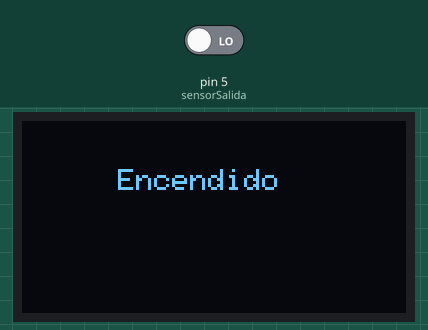
Simulated run of this sketch. Board: Arduino Uno, built with avr-gcc and run on an emulated ATmega328P. Parts: 128×64 one-colour display. The inputs (shaded band) are chosen by the test bench; at power-on: pin 5 (sensorSalida) LOW. What the sketch prints to the serial monitor is not drawn.

Above: at 0.1 s.
At 3.1 s:
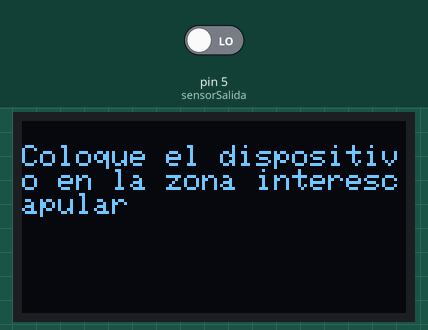
At 10.8 s:
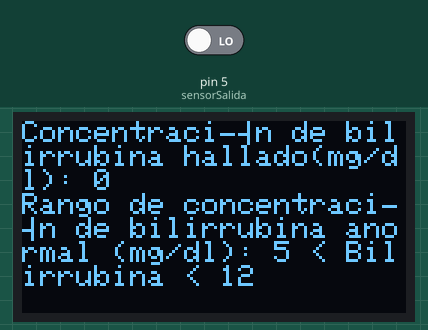
At 22.8 s:
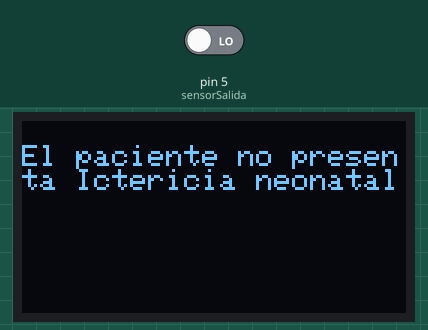

The sketch:

Codigo_final_SinSD.ino
```cpp
#include <SPI.h>
#include <Wire.h>
#include <Adafruit_GFX.h>
#include <Adafruit_SSD1306.h>

#define S0 9
#define S1 7
#define S2 2
#define S3 3
#define sensorSalida 5
int Rojo_Frec = 0;
int Verde_Frec = 0;
int Azul_Frec = 0;
int VALORSENSOR = 0;

Adafruit_SSD1306 display = Adafruit_SSD1306(128, 64, &Wire);
void setup() {
  display.begin(SSD1306_SWITCHCAPVCC, 0x3C);
  display.clearDisplay();
  display.setTextColor(SSD1306_WHITE);

  pinMode(S0, OUTPUT);
  pinMode(S1, OUTPUT);
  pinMode(S2, OUTPUT);
  pinMode(S3, OUTPUT);
  pinMode(sensorSalida, INPUT);

                           // Configura la escala de Frecuencia en 20%
  digitalWrite(S0,HIGH);
  digitalWrite(S1,LOW);

  Serial.begin(9600);

}
void loop(){


   display.clearDisplay();
   display.setTextSize(1);
   display.setCursor(32,16);
   display.print("Encendido");
   display.display();
   delay(3000);


   display.clearDisplay();
   display.setTextSize(1);
   display.setCursor(0,8);
   display.print("Coloque el dispositivo en la zona interescapular");
   display.display();
   delay(4000);

                             // Configura el filtor ROJO para tomar lectura
   digitalWrite(S2,LOW);
   digitalWrite(S3,LOW);
   delay(100);
   Rojo_Frec= pulseIn(sensorSalida, LOW);

   Serial.print(" R= "); Serial.print(Rojo_Frec);
   delay(100);
                            // Configura el filtor VERDE para tomar lectura
   digitalWrite(S2,HIGH);
   digitalWrite(S3,HIGH);
   delay(100);
   Verde_Frec = pulseIn(sensorSalida, LOW);

   Serial.print(" V= "); Serial.print(Verde_Frec);
   delay(100);
                           // Configura el filtor AZUL para tomar lectura
   digitalWrite(S2,LOW);
   digitalWrite(S3,HIGH);
   delay(100);
   Azul_Frec = pulseIn(sensorSalida, LOW);

   Serial.print(" A= "); Serial.println(Azul_Frec);
   delay(100);


   VALORSENSOR = 42*(log(145*(pow(Verde_Frec,0.345)/Azul_Frec)));


   display.clearDisplay();
   display.setTextSize(1);
   display.setCursor(0,0);
   display.print("Concentración de bilirrubina hallado(mg/dl): ");
   display.println(VALORSENSOR);
   display.print("Rango de concentración de bilirrubina anormal (mg/dl): 5 < Bilirrubina < 12");
   display.display();
   delay(12000);


   Serial.print("Concentración de bilirrubina hallado:"); Serial.print(VALORSENSOR); Serial.println("mg/dL");

   if(VALORSENSOR>5 && VALORSENSOR<12){
     display.clearDisplay();
     display.setTextSize(1);
     display.setCursor(0,8);
     display.print("El paciente presenta Ictericia neonatal");
     display.display();
     delay(5000);

     Serial.println("El paciente presenta Ictericia neonatal");
   } else{

     display.clearDisplay();
     display.setTextSize(1);
     display.setCursor(0,8);
     display.print("El paciente no presenta Ictericia neonatal");
     display.display();
     delay(5000);

     Serial.println("El paciente no presenta Ictericia neonatal");
    }

   Serial.println("Escritura correcta"); // texto de escritura correcta en monitor serie


  }
```

Measured:
- by itself, everything shown: repeats every 27.7 s, in 4 steps
- what the display in image 1 shows lasts 7.6 s, from 3.1 s to 10.7 s
- what the display in image 2 shows lasts 12.1 s, from 10.7 s to 22.8 s
- what the display in image 3 shows lasts 5.0 s, from 22.8 s to 27.8 s
